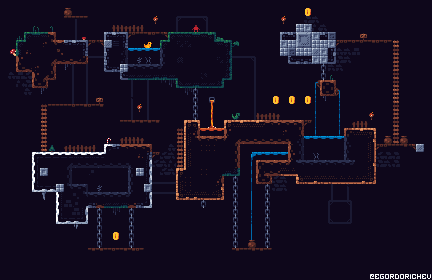

Tiled map render using the project's own tile images. Description and the whole map definition, tile-layer contents included, below:
An orthogonal 54x35 tile map with 8x8 px tiles, 1 tile layer (Tile Layer 1).

<map version="1.10" tiledversion="1.12.2" orientation="orthogonal" renderorder="right-down" width="54" height="35" tilewidth="8" tileheight="8" infinite="0" nextlayerid="2" nextobjectid="1">
 <tileset firstgid="1" source="tiles.tsx" />
 <layer id="1" name="Tile Layer 1" width="54" height="35">
  <data encoding="csv">
1,1,1,1,1,1,1,1,1,1,1,1,1,1,1,1,1,1,1,1,1,1,1,1,1,1,1,1,1,1,1,1,1,1,1,1,1,1,1,1,1,1,1,1,1,1,1,1,1,1,1,1,1,1,
1,1,1,1,1,1,1,1,214,1,1,1,1,1,1,1,1,1,1,1,1,1,1,1,1,1,1,1,1,1,1,1,1,1,1,1,1,1,215,1,1,1,1,1,1,1,1,1,1,1,1,1,1,1,
1,1,1,1,1,1,1,1,68,92,68,1,1,1,1,1,1,1,1,308,1,1,114,115,115,116,1,1,1,1,1,1,1,1,1,308,1,1,356,358,1,1,1,1,1,1,1,1,1,1,1,1,1,1,
1,1,1,1,2,1,4,1,1,91,1,1,1,1,12,13,11,11,1,1,1,1,138,1,24,140,1,1,1,1,1,1,1,1,1,1,1,211,212,382,358,1,1,1,1,1,1,1,1,1,1,1,1,1,
1,1,171,194,195,196,30,1,1,91,6,1,1,34,36,38,66,68,67,69,70,194,196,196,195,196,198,173,1,1,1,1,1,1,1,34,37,234,235,212,37,236,1,1,1,309,1,1,1,1,1,1,1,1,
1,1,194,225,99,53,56,27,35,36,38,66,70,210,60,62,84,84,23,84,194,225,220,220,244,244,224,196,198,247,1,1,1,1,1,212,211,258,259,211,211,212,66,69,69,69,67,69,69,306,1,1,1,1,
1,241,242,52,75,99,75,51,99,76,62,1,1,58,84,254,43,42,42,43,274,244,244,244,244,244,244,244,270,1,1,1,1,1,1,211,236,211,211,210,212,86,381,358,380,1,1,1,1,330,1,1,1,1,
1,1,74,77,31,101,32,123,125,123,126,115,115,106,84,254,243,179,180,1,274,244,219,244,244,244,244,220,270,115,115,116,1,1,1,1,130,131,131,212,212,134,356,358,1,1,1,1,1,354,1,1,1,1,
1,1,122,123,53,99,102,76,146,138,140,1,1,130,133,211,205,204,205,205,233,244,244,244,244,244,244,244,270,1,1,140,1,1,238,238,238,238,1,1,307,358,358,1,1,1,1,1,1,354,1,1,1,1,
1,381,380,357,74,32,126,1,1,138,140,1,1,1,1,130,293,291,291,292,292,293,201,244,244,221,244,200,294,1,1,140,1,238,262,262,262,185,1,1,307,3,1,1,1,1,1,1,1,330,1,1,1,1,
1,1,382,356,122,126,99,1,1,138,140,1,100,1,1,1,91,1,91,1,316,315,290,291,292,293,291,294,1,1,1,140,1,262,262,238,1,1,1,94,26,30,1,1,1,1,1,1,1,330,1,1,1,1,
1,1,1,381,1,146,1,1,1,138,140,1,1,1,1,1,91,1,91,1,1,1,1,315,307,1,1,1,1,1,1,140,1,1,1,262,1,1,1,142,122,126,95,1,1,1,1,1,1,306,1,1,1,1,
1,1,1,1,1,1,1,1,1,138,140,1,309,1,1,1,90,1,91,1,1,1,1,1,307,1,96,1,1,1,1,140,1,1,215,1,215,1,215,118,147,93,118,1,1,1,1,1,1,306,1,1,1,1,
1,1,1,1,1,330,68,68,68,69,67,69,67,1,1,1,91,308,91,1,1,1,1,1,307,1,120,1,1,1,1,140,1,1,1,1,1,1,1,166,1,93,118,1,1,1,1,1,1,330,1,1,1,1,
1,1,1,1,1,354,1,1,1,1,1,1,1,1,1,1,91,1,91,1,1,1,1,1,307,1,144,1,165,48,165,140,13,11,13,1,1,1,1,118,1,93,142,1,1,1,308,1,1,354,1,1,1,1,
1,1,1,1,1,306,1,1,1,1,1,1,1,1,1,68,67,67,67,67,1,1,1,370,374,1,168,1,370,371,372,371,372,27,29,28,29,30,66,166,1,1,118,1,11,12,1,1,1,330,1,1,1,1,
1,1,1,1,1,306,1,1,1,1,1,185,1,1,1,1,1,1,1,1,1,1,330,418,78,45,44,44,74,420,420,420,420,420,420,53,420,54,1,142,1,1,142,26,371,372,374,1,1,354,1,1,1,1,
1,1,1,1,1,354,1,1,1,1,1,1,1,339,1,11,12,13,1,1,1,1,354,394,56,27,27,27,57,32,124,125,124,125,124,124,33,254,42,43,43,43,43,226,420,420,446,1,214,330,214,1,1,1,
1,1,1,1,1,306,340,1,11,11,13,11,341,362,35,28,28,28,30,1,1,381,330,418,419,395,395,152,152,102,76,76,76,421,75,75,98,278,139,139,139,139,139,250,420,420,422,66,69,68,67,70,210,1,
1,1,1,1,362,363,363,363,365,364,365,364,363,393,412,412,412,52,62,66,357,358,354,394,420,420,420,420,420,102,76,263,42,43,42,43,74,278,139,180,139,139,139,274,420,420,422,357,356,356,1,1,1,1,
1,1,1,1,386,412,412,412,208,300,301,301,299,301,301,300,209,412,414,357,358,382,354,442,419,419,419,419,76,54,76,142,26,28,27,29,57,204,204,203,205,204,204,205,233,420,446,356,358,356,1,1,1,1,
1,1,1,1,386,212,412,412,278,1,1,387,1,1,1,1,274,211,438,1,357,358,370,401,419,395,419,200,292,294,75,142,50,124,125,469,468,377,76,76,76,76,76,76,76,76,398,1,1,1,1,1,1,1,
1,1,1,1,434,412,412,412,230,1,1,1,1,1,1,1,226,412,414,163,163,163,418,395,419,419,419,78,1,307,1,142,122,126,357,358,1,466,469,467,469,469,468,468,468,467,470,1,1,1,1,1,1,1,
1,1,1,1,458,461,461,211,232,205,206,1,179,1,1,1,274,412,212,1,1,1,394,395,419,419,419,446,1,307,1,166,1,307,356,358,1,1,1,1,1,91,1,90,1,1,1,1,1,1,1,1,1,1,
1,1,1,1,457,483,1,410,413,227,232,204,203,205,205,205,233,412,438,115,115,115,466,467,467,469,468,470,1,307,1,287,1,307,1,1,1,1,1,1,445,91,1,91,1,1,1,1,1,1,1,1,1,1,
1,1,1,1,1,1,1,410,380,387,368,131,123,293,293,292,125,133,462,1,1,1,1,1,1,307,1,1,1,307,1,287,1,307,1,1,1,445,445,445,445,114,115,116,1,1,1,1,1,1,1,1,1,1,
1,1,1,1,1,1,1,434,412,380,414,1,307,1,315,1,307,1,1,1,1,1,1,1,1,1,1,1,1,307,1,118,285,307,1,1,1,1,1,1,1,138,139,140,1,1,445,1,1,1,1,1,1,1,
1,1,1,1,1,1,1,458,460,460,462,1,307,1,1,1,307,1,1,1,1,1,1,1,1,1,1,1,1,307,1,118,1,307,1,1,1,1,1,1,1,162,163,164,1,1,1,1,1,1,1,1,1,1,
1,1,1,1,1,1,1,1,1,484,1,1,307,1,1,1,307,1,1,1,1,1,1,1,1,1,1,1,1,307,1,287,1,307,1,1,1,1,1,1,1,1,1,1,1,1,1,1,1,1,1,1,1,1,
1,1,1,1,1,1,1,1,1,1,1,1,307,1,215,1,307,1,1,1,1,1,1,1,1,1,1,1,1,307,1,287,1,307,1,1,1,1,1,1,1,1,1,1,1,1,1,1,1,1,1,1,1,1,
1,1,1,1,1,1,1,1,1,1,1,1,307,1,1,1,307,1,1,1,1,1,1,1,1,1,1,1,1,307,1,214,1,307,1,1,1,1,1,1,1,1,1,1,1,1,1,1,1,1,1,1,1,1,
1,1,1,1,1,1,1,1,1,1,1,67,67,68,69,67,67,69,15,1,1,1,1,1,1,1,1,1,1,67,68,67,67,68,1,1,1,1,1,282,1,1,1,1,1,1,1,1,1,1,1,1,1,1,
1,1,1,1,1,1,1,1,1,1,1,1,1,1,1,1,1,1,1,1,1,1,1,1,1,1,1,1,1,1,1,1,1,1,1,1,1,1,1,283,1,1,1,1,1,1,1,1,1,1,1,1,1,1,
1,1,1,1,1,1,1,1,1,1,1,1,1,1,1,1,1,1,1,1,1,1,1,1,1,1,1,1,1,1,1,1,1,1,1,1,1,1,283,282,1,1,1,1,1,1,1,1,1,1,1,1,305,1,
1,1,1,1,1,1,1,1,1,1,1,1,1,1,1,1,1,1,1,1,1,1,1,1,1,1,1,1,1,1,1,1,1,1,1,1,1,1,282,1,1,1,1,1,1,1,472,473,474,475,476,477,478,479
</data>
 </layer>
</map>
